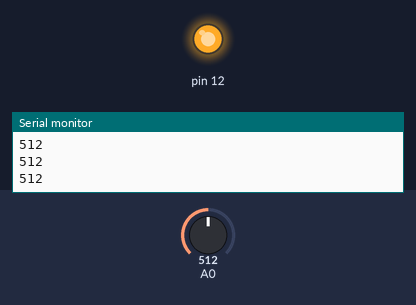
A sketch run on a simulated Arduino Uno, built with avr-gcc and run on an emulated ATmega328P. Shown: output pins drawn as LEDs (lit = HIGH), the last lines printed to the serial monitor. The inputs (shaded band) are chosen by the test bench; at power-on: A0 = 512.

Above: at 1.2 s.
1.3 s: A0 set to 1013
2.8 s: A0 set to 1023
At 3.4 s:
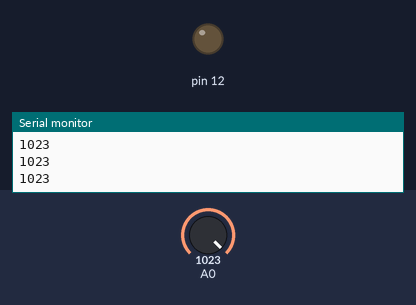
4.3 s: A0 set to 900
At 5.7 s:
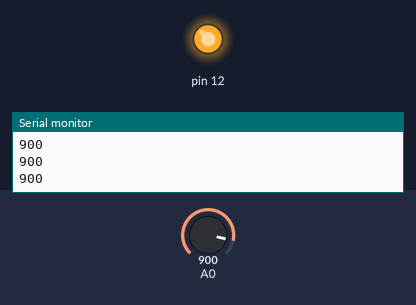
Timing chart, 0 to 7.3 s (numbered marks = the images above; inputs shaded):
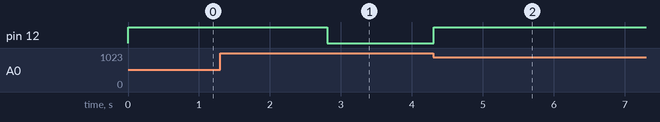

Measured:
- the behaviour switches between 1022 and 1023 on A0 (found by bisection; images 0 and 1)
- after the input at 2.8 s, pin 12: HIGH → LOW at once
- after the input at 4.3 s, pin 12: LOW → HIGH at once

The sketch:

sketch_nov16a.ino
```cpp
void setup() {
  // put your setup code here, to run once:
pinMode(A0,INPUT);
pinMode(12,OUTPUT);
Serial.begin(9600);
}

void loop() {
  // put your main code here, to run repeatedly:
int a=analogRead(A0);
Serial.println(a);
if(a<1023){
  digitalWrite(12,HIGH);
 }
 else{
  digitalWrite(12,LOW);
 }
}
```
